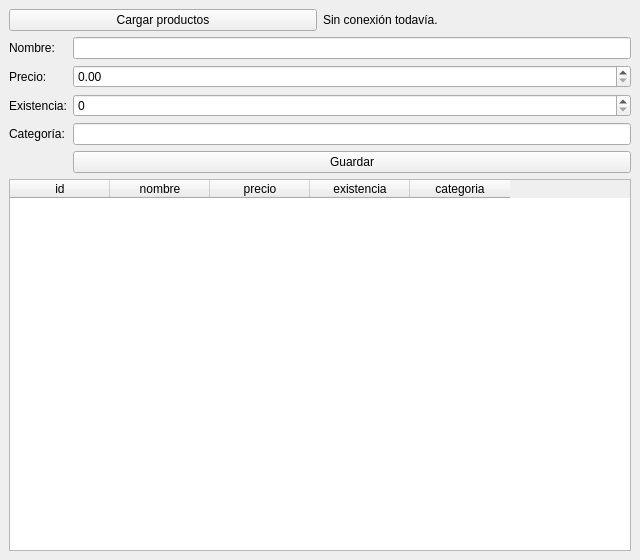
<?xml version="1.0" encoding="UTF-8"?>
<ui version="4.0">
 <class>MainWindow</class>
 <widget class="QMainWindow" name="MainWindow">
  <property name="geometry">
   <rect>
    <x>0</x>
    <y>0</y>
    <width>640</width>
    <height>560</height>
   </rect>
  </property>
  <property name="windowTitle">
   <string>Inventario</string>
  </property>
  <widget class="QWidget" name="centralwidget">
   <layout class="QVBoxLayout" name="verticalLayout">
    <item>
     <layout class="QHBoxLayout" name="horizontalLayout">
      <item>
       <widget class="QPushButton" name="botonCargar">
        <property name="text">
         <string>Cargar productos</string>
        </property>
       </widget>
      </item>
      <item>
       <widget class="QLabel" name="etiquetaEstado">
        <property name="text">
         <string>Sin conexión todavía.</string>
        </property>
       </widget>
      </item>
     </layout>
    </item>
    <item>
     <layout class="QFormLayout" name="formLayout">
      <item row="0" column="0">
       <widget class="QLabel" name="etiquetaNombre">
        <property name="text">
         <string>Nombre:</string>
        </property>
       </widget>
      </item>
      <item row="0" column="1">
       <widget class="QLineEdit" name="entradaNombre"/>
      </item>
      <item row="1" column="0">
       <widget class="QLabel" name="etiquetaPrecio">
        <property name="text">
         <string>Precio:</string>
        </property>
       </widget>
      </item>
      <item row="1" column="1">
       <widget class="QDoubleSpinBox" name="spinPrecio">
        <property name="maximum">
         <double>100000.000000000000000</double>
        </property>
       </widget>
      </item>
      <item row="2" column="0">
       <widget class="QLabel" name="etiquetaExistencia">
        <property name="text">
         <string>Existencia:</string>
        </property>
       </widget>
      </item>
      <item row="2" column="1">
       <widget class="QSpinBox" name="spinExistencia">
        <property name="maximum">
         <number>100000</number>
        </property>
       </widget>
      </item>
      <item row="3" column="0">
       <widget class="QLabel" name="etiquetaCategoria">
        <property name="text">
         <string>Categoría:</string>
        </property>
       </widget>
      </item>
      <item row="3" column="1">
       <widget class="QLineEdit" name="entradaCategoria"/>
      </item>
      <item row="4" column="1">
       <widget class="QPushButton" name="botonGuardar">
        <property name="text">
         <string>Guardar</string>
        </property>
       </widget>
      </item>
     </layout>
    </item>
    <item>
     <widget class="QTableWidget" name="tablaProductos">
      <column>
       <property name="text">
        <string>id</string>
       </property>
      </column>
      <column>
       <property name="text">
        <string>nombre</string>
       </property>
      </column>
      <column>
       <property name="text">
        <string>precio</string>
       </property>
      </column>
      <column>
       <property name="text">
        <string>existencia</string>
       </property>
      </column>
      <column>
       <property name="text">
        <string>categoria</string>
       </property>
      </column>
     </widget>
    </item>
   </layout>
  </widget>
 </widget>
 <resources/>
 <connections/>
</ui>
